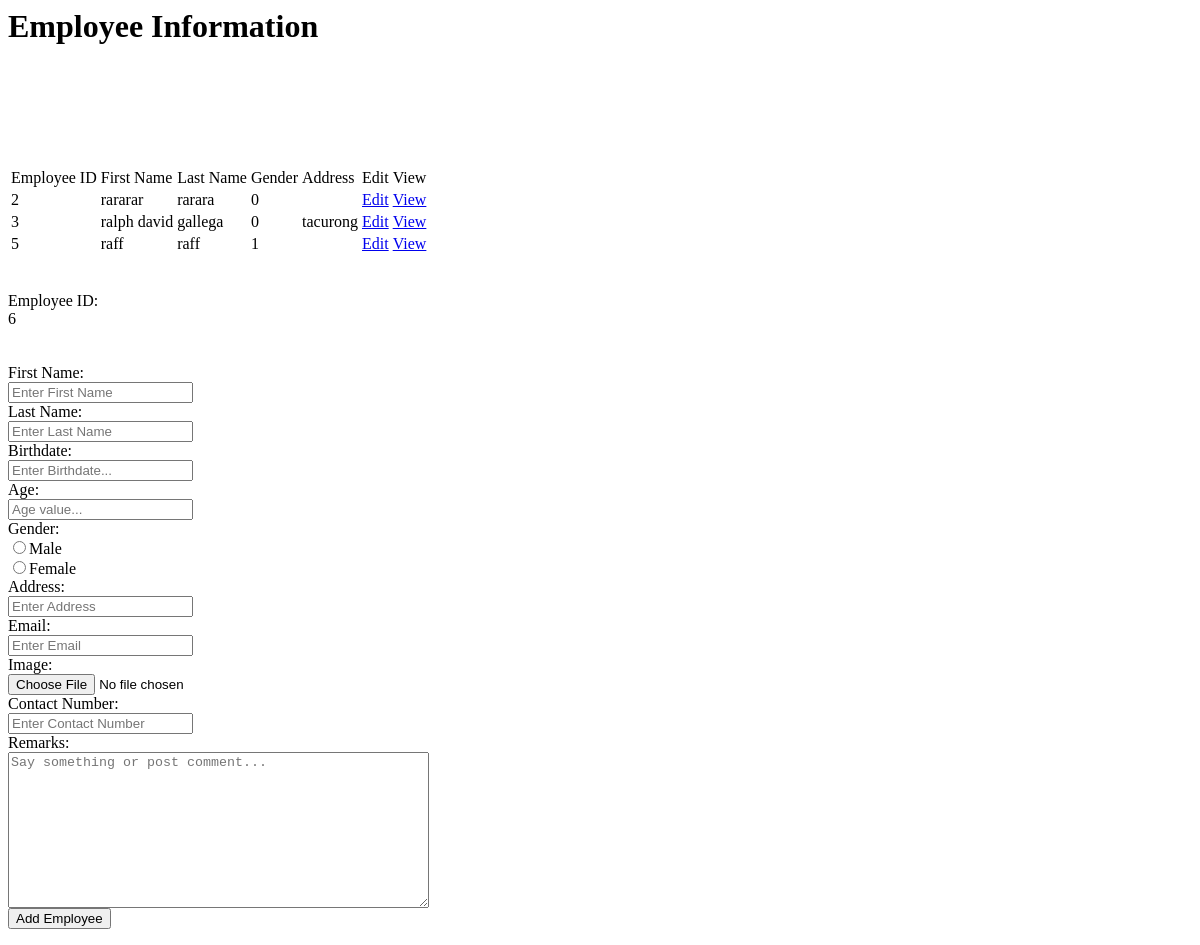
The page /php_files/employee_info.php on the database as committed earlier.
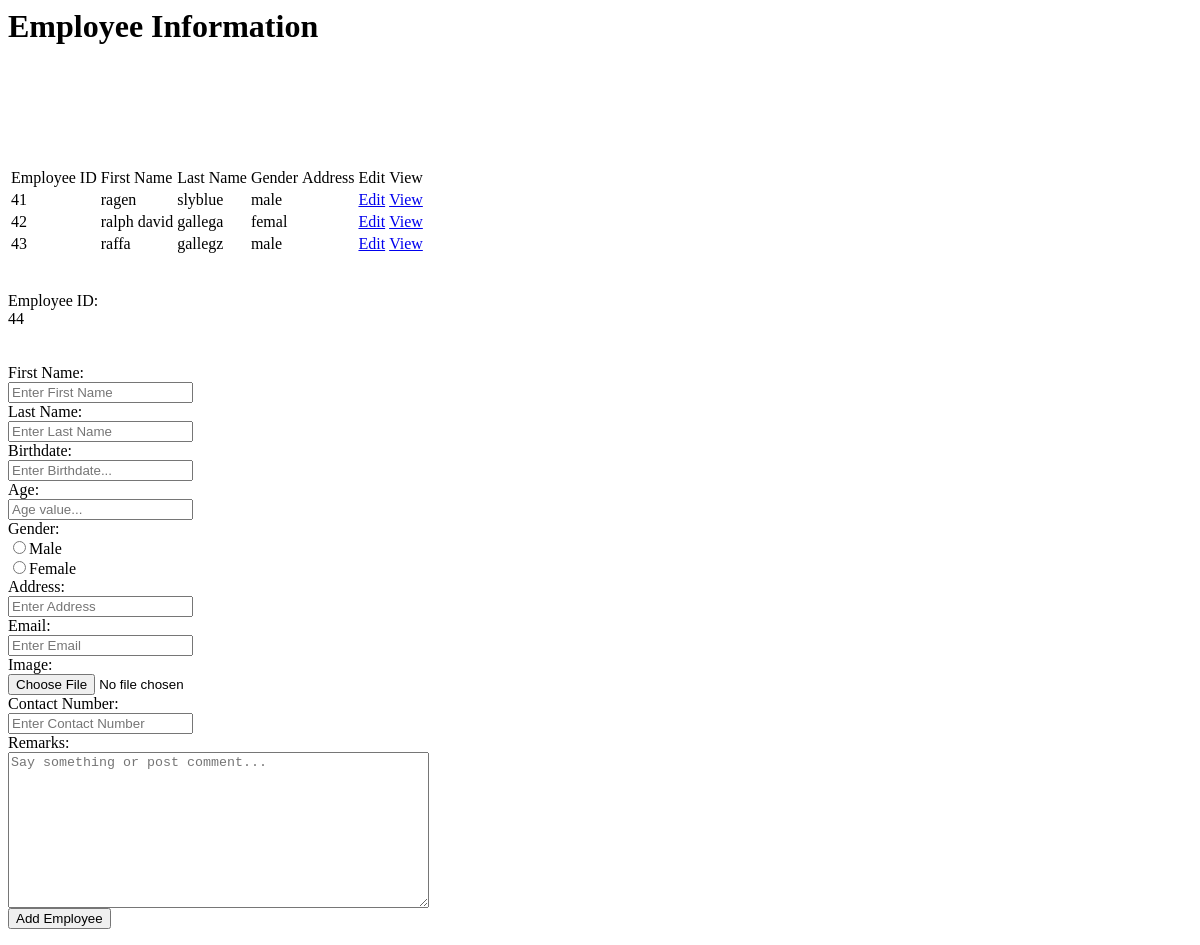
The same page on the database as committed later.
### tables this page shows
CREATE TABLE IF NOT EXISTS `employee_info` (
  `employee_id` int(11) NOT NULL,
  `employee_id_num` int(10) NOT NULL,
  `first_name` varchar(50) NOT NULL,
  `last_name` varchar(50) NOT NULL,
  `age` int(5) NOT NULL,
  `gender` varchar(5) NOT NULL,
  `address` varchar(50) NOT NULL,
  `birthdate` varchar(50) NOT NULL,
  `email` varchar(50) NOT NULL,
  `image` varchar(100) NOT NULL,
  `contact_num` int(50) NOT NULL,
  `remarks` varchar(100) NOT NULL,
  `position` varchar(50) NOT NULL
);

### php_files/view_employee_info.php (the view, shortened to what this page needs)
<table>
<?php
include('./config.php');
$sql="SELECT * FROM `employee_info` order by employee_id ASC";
$qry=mysqli_query($CON, $sql);
echo "<table class='table' style='
    margin-top: 100px;
'>
    <tr>
    <td class='view'>Employee ID</td>
    <td class='view'>First Name</td>
    <td class='view'>Last Name</td>
    <td class='view'>Gender</td>
    <td class='view'>Address</td>
    <!--<td>Birthdate</td>
    <td class='view'>Email</td>
    <td class='view'>Contact Number</td>
    <td class='view'>Position</td>-->
    <td class='view'>Edit</td>
    <td class='view'>View</td>
    </tr>";
while($row=mysqli_fetch_array($qry)){
    $employee_id=$row['employee_id'];
    $first_name=$row['first_name'];
    $last_name=$row['last_name'];
    $gender=$row['gender'];
    $address=$row['address'];
    echo "<tr><td>" . $employee_id . "</td>";
    echo "<td>" . $first_name . "</td>";
    echo "<td>" . $last_name . "</td>";
    echo "<td>" . $gender . "</td>";
    echo "<td>" . $address . "</td>";
    echo "<td><a href='php_files/edit_employee_info.php?id=" . $employee_id . "'>Edit</a></td>";
    echo "<td><a href='php_files/view_employee_info2.php?id=" . $employee_id . "'>View</a></td></tr>";
}
?>
</table>

### php_files/employee_info.php (shortened to what this page needs)
<link rel="stylesheet" href="https://ajax.googleapis.com/ajax/libs/jqueryui/1.11.4/themes/smoothness/jquery-ui.css"/>
<?php
include('./config.php');
?>
<div class="divTable">
<div class="divRow">
<div class="divColumn50"><h1>Employee Information</h1></div>
</div>
<?php include('view_employee_info.php'); ?>
<form action="<?php ?>index.php?page=save_employee" method="post" enctype="multipart/form-data">
<br /><br />
<div class="divRow">
<div class="divColumn">Employee ID:</div>
<div class="divColumn50"><label for="employee_id"><?php echo $employee_id+1; ?></label></div>
</div>
<br /><br />
<div class="divRow">
<div class="divColumn">First Name:</div>
<div class="divColumn50"><input type="text" placeholder="Enter First Name" name="txtFirstName" value="<?php  ?>" /></div>
</div>
<div class="divRow">
<div class="divColumn">Last Name:</div>
<div class="divColumn50"><input type="text" placeholder="Enter Last Name" name="txtLastName" value="<?php  ?>" /></div>
</div>
<div class="divRow">
<div class="divColumn">Birthdate:</div>
<div class="divColumn50"><input type="text" name="txtBirthDate" id="txtBirthDate"
                        onblur="ageCount()" placeholder="Enter Birthdate..." /></div>
</div>
<div class="divRow">
<div class="divColumn">Age:</div>
<div class="divColumn50"><input type="text" name="age" id="ageId" placeholder="Age value..." /></div>
</div>
<div class="divRow">
<div class="divColumn">Gender:</div>
<div class="divColumn50"><input type="radio" name="radbtnSex" value="male" />Male</div>
<div class="divColumn" id="female"><input type="radio" name="radbtnSex" value="female" />Female</div>
</div>
<div class="divRow">
<div class="divColumn">Address:</div>
<div class="divColumn50"><input type="text" placeholder="Enter Address" name="txtAddress" value="" /></div>
</div>
<div class="divRow">
<div class="divColumn">Email:</div>
<div class="divColumn50"><input type="text" placeholder="Enter Email" name="txtEmail" value="" /></div>
</div>
<div class="divRow">
<div class="divColumn">Image:</div>
<div class="divColumn50"><input type="file" name="fileImage" value="" /></div>
</div>
<div class="divRow">
<div class="divColumn">Contact Number:</div>
<div class="divColumn50"><input type="text" placeholder="Enter Contact Number" name="txtContactNumber" value="" /></div>
</div>
<div class="divRow">
<div class="divColumn">Remarks:</div>
<div class="divColumn50"><textarea name="txtRemarks" placeholder="Say something or post comment..." rows="10" cols="50"></textarea></div>
</div>
<div class="divRow">
<div class="divColumn"><input type="submit" class="center" name="Submit" value="Add Employee"
onclick="return confirm('You wish to add all of these records??');" /></div>
</div>
</form>
</div>

Rows that differ between the two databases and show on the page:
removed employee_info: employee_id "2", first_name "rararar", last_name "rarara", gender "0"
removed employee_info: employee_id "3", first_name "ralph david", last_name "gallega", gender "0", address "tacurong"
removed employee_info: employee_id "5", first_name "raff", last_name "raff", gender "1", $employee_id+1 "6"
added employee_info: employee_id "41", first_name "ragen", last_name "slyblue", gender "male"
added employee_info: employee_id "42", first_name "ralph david", last_name "gallega", gender "femal"
added employee_info: employee_id "43", first_name "raffa", last_name "gallegz", gender "male", $employee_id+1 "44"
